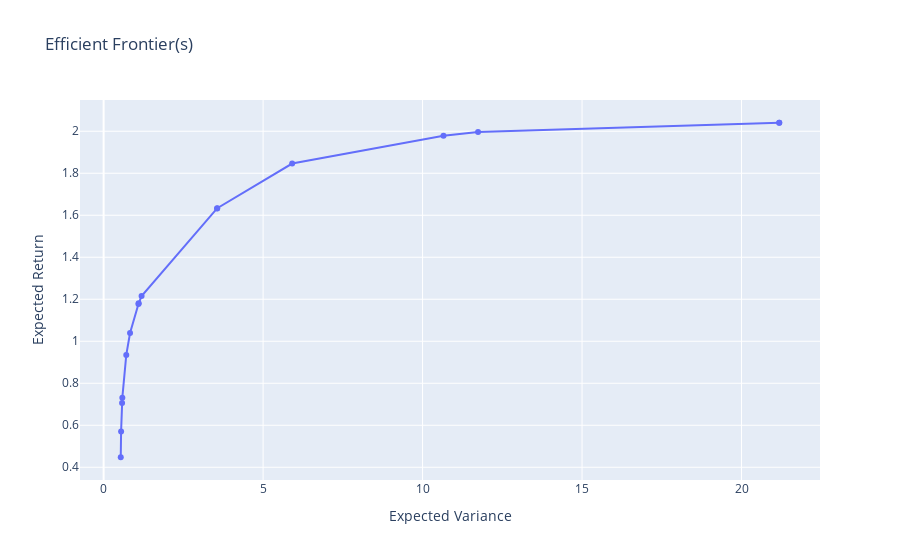

The code cell stored with this chart in its notebook:
### Code cell
plot_efficient_frontiers([f1])

### Figure 1 — Plotly figure (JSON) as saved in the notebook; plotly's stock layout.template omitted (floating-point values rounded to 4 significant figures)
{"data": [{"name": "Test1", "type": "scatter", "x": [21.18, 21.18, 11.74, 10.66, 5.911, 3.562, 3.557, 1.19, 1.1, 1.092, 0.8285, 0.7104, 0.5869, 0.5786, 0.548, 0.537], "y": [2.041, 2.041, 1.996, 1.979, 1.846, 1.633, 1.633, 1.215, 1.181, 1.178, 1.039, 0.935, 0.7315, 0.7055, 0.5705, 0.4477]}], "layout": {"autosize": true, "title": {"text": "Efficient Frontier(s)"}, "xaxis": {"autorange": true, "range": [-0.7482, 22.47], "showspikes": false, "title": {"text": "Expected Variance"}, "type": "linear"}, "yaxis": {"autorange": true, "range": [0.3163, 2.172], "showspikes": false, "title": {"text": "Expected Return"}, "type": "linear"}}}
